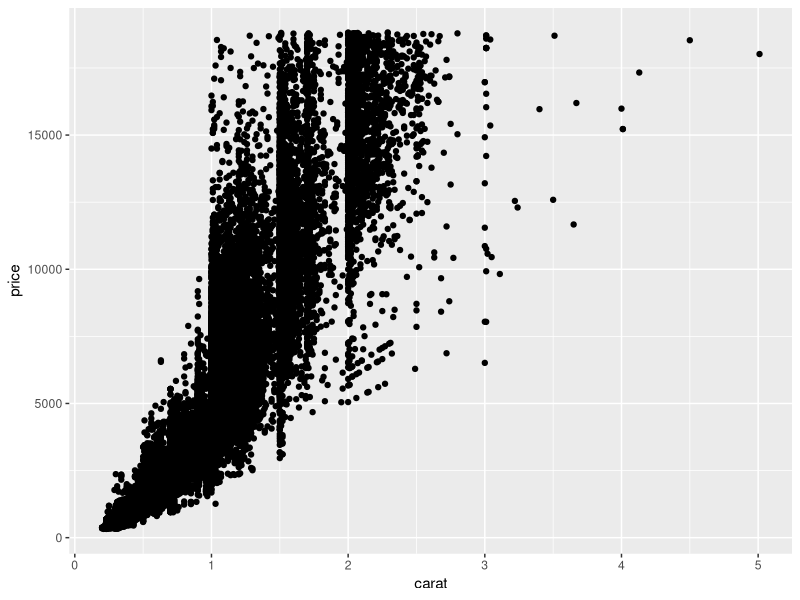
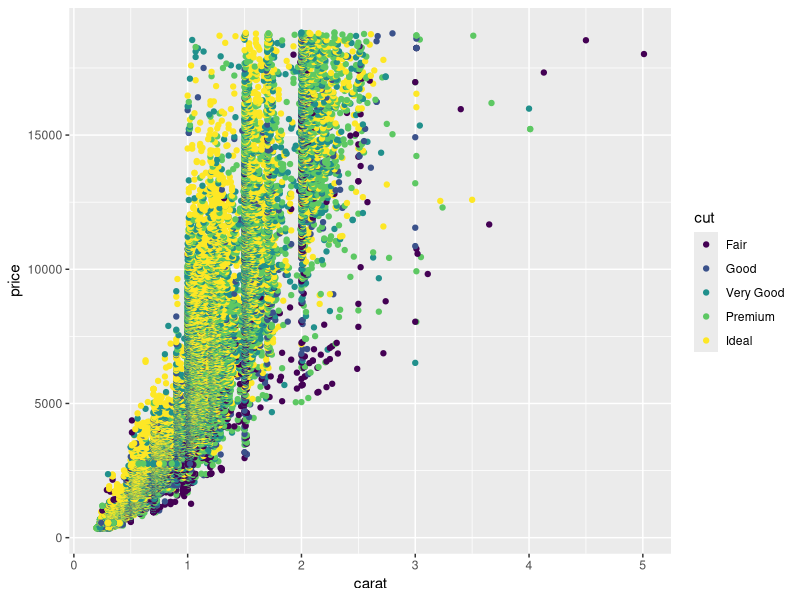
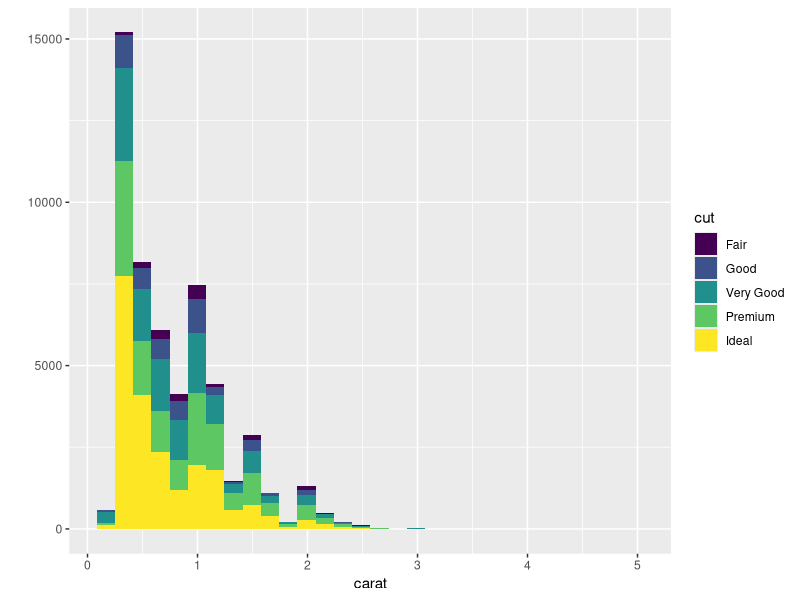
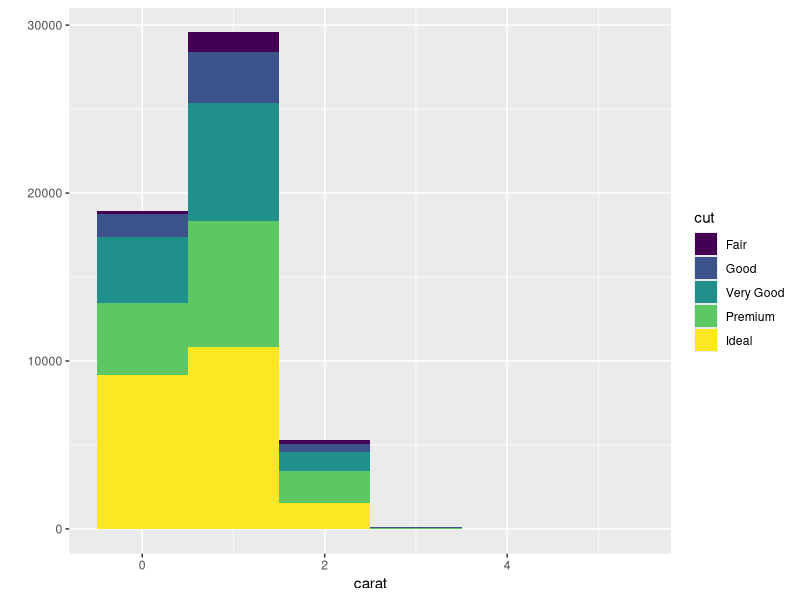
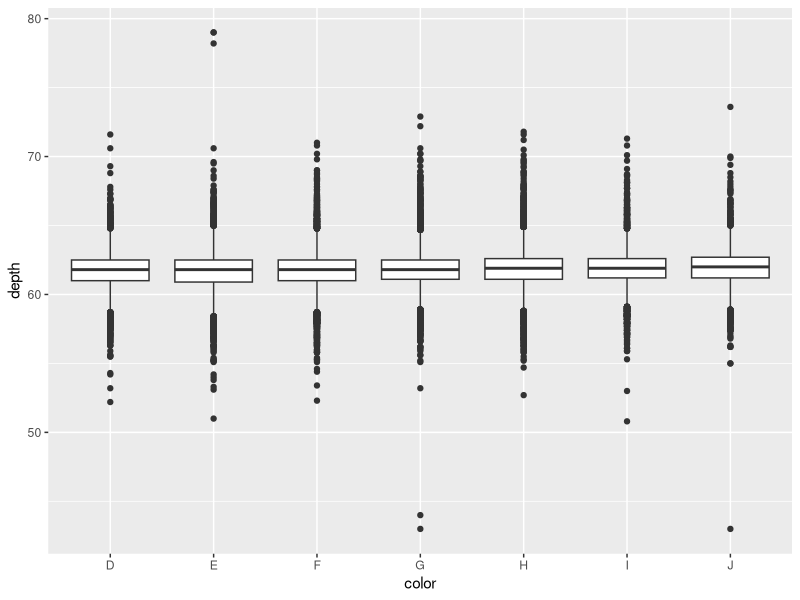
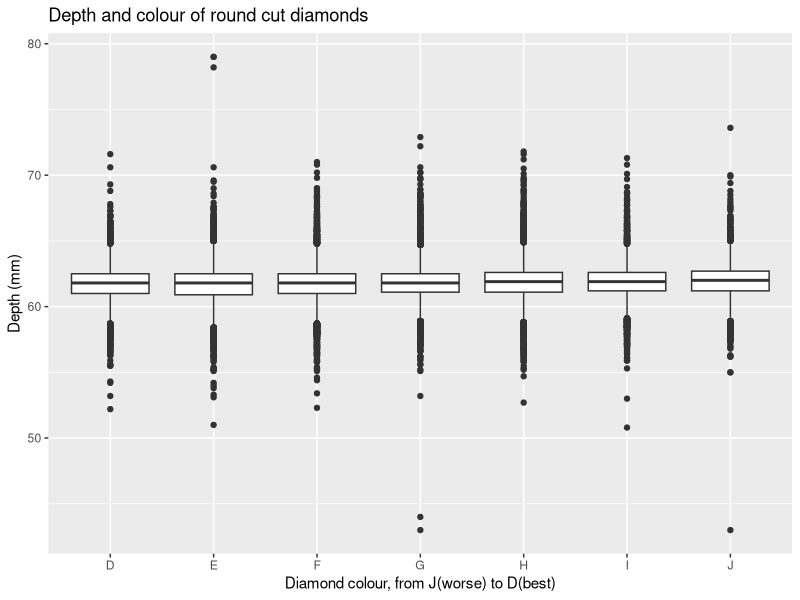
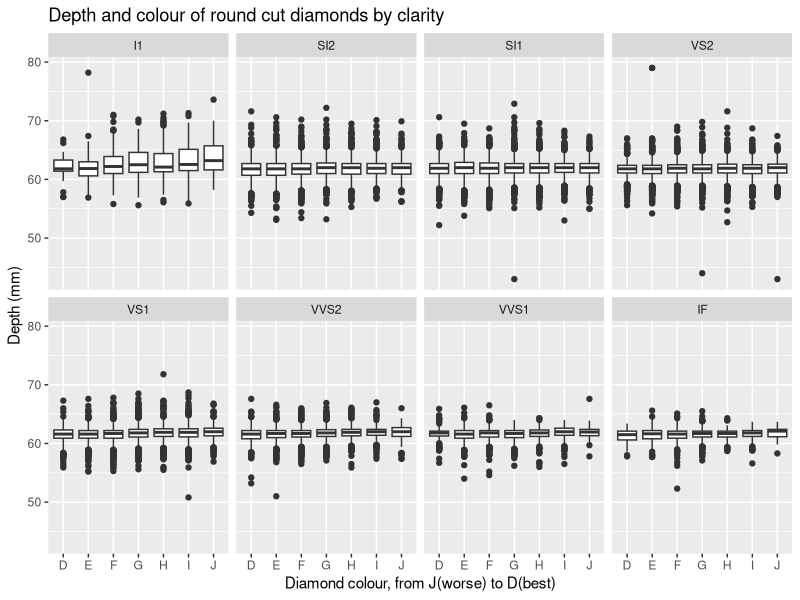
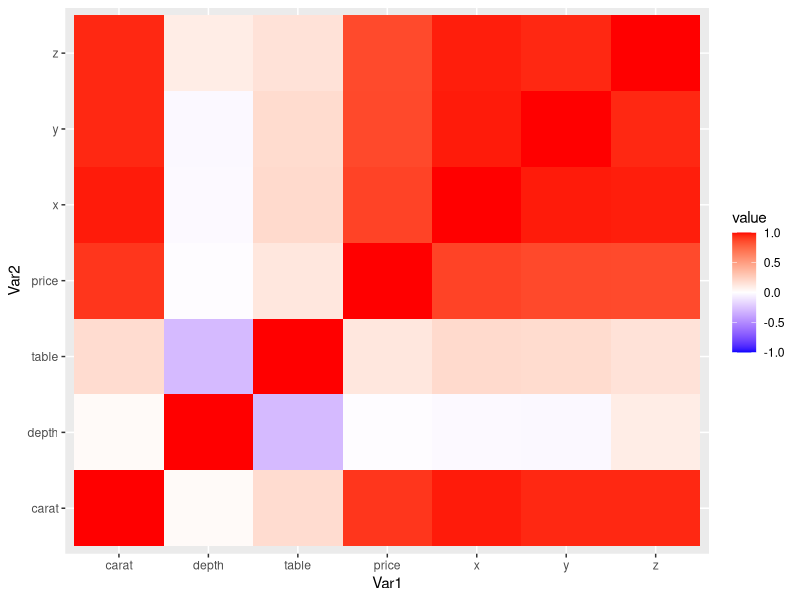

Here is the R script that generated these plots, in order:
library(ggplot2)
library(dplyr)
library(plyr)
library(tidyr)
library(reshape2)

dm <- diamonds

qplot(x=carat, y=price, data=dm)
qplot(x=carat, y=price, data=dm, color=cut)
qplot(x=carat, data=dm, fill=cut)
qplot(x=carat, data=dm, fill=cut, binwidth=1)

b <- ggplot(dm, aes(x=color,y=depth))
b + geom_boxplot()
b + geom_boxplot() + labs(title="Depth and colour of round cut diamonds", x="Diamond colour, from J(worse) to D(best)", y="Depth (mm)")
b + geom_boxplot() +
  labs(title="Depth and colour of round cut diamonds by clarity", x="Diamond colour, from J(worse) to D(best)", y="Depth (mm)") +
  facet_wrap(~clarity,ncol=4)

str(dm)
dm %>%
  select(1,5:10) %>%
  cor() %>%
  round(3) %>%
  melt() %>%
  tbl_df() %>%
  ggplot(aes(x=Var1,y=Var2, fill=value))+
  geom_tile()+
  scale_fill_gradient2(low="blue",high="red", mid="white", limit=c(-1,1))

dm %>%
  dplyr::select(1,5:10) %>%
  gather(Variable, Value) %>%
  group_by(Variable) %>%
  dplyr::summarise(mean = mean(Value)) %>%
  tbl_df() %>%
  ggplot(aes(x=mean,y=Variable))+
  geom_point()+
  scale_x_log10()+
  labs(x="Mean", y="Variable")

dm %>%
  mutate(Price=ifelse(price>=2000,'expensive','inexpensive')) %>%
  dplyr::select(-cut,-color,-clarity,-price) %>%
  gather(Variable, Value,-Price) %>%
  group_by(Price,Variable) %>%
  dplyr::summarise(mean = mean(Value)) %>%
#   spread(Price,mean) %>%
  tbl_df() %>%
  ggplot(aes(x=mean,y=Variable,color=Price))+
  geom_point(size=4)+
  labs(x="Mean", y="Diamond Attribute")

dm %>%
  mutate(Price=ifelse(price>=2000,'expensive','inexpensive')) %>%
  dplyr::select(-cut,-color,-clarity,-price) %>%
  gather(Variable, Value,-Price) %>%
  group_by(Price,Variable) %>%
  dplyr::summarise(mean = mean(Value), sd=sd(Value)) %>%
#   spread(mean,sd) %>%
  tbl_df() %>%
  ggplot(aes(x=mean,y=Variable,color=Price))+
  geom_point(size=4)+
  geom_errorbarh(aes(xmin=mean-sd, xmax=mean+sd),height=.5)+
  labs(x="Mean", y="Diamond Attribute")
